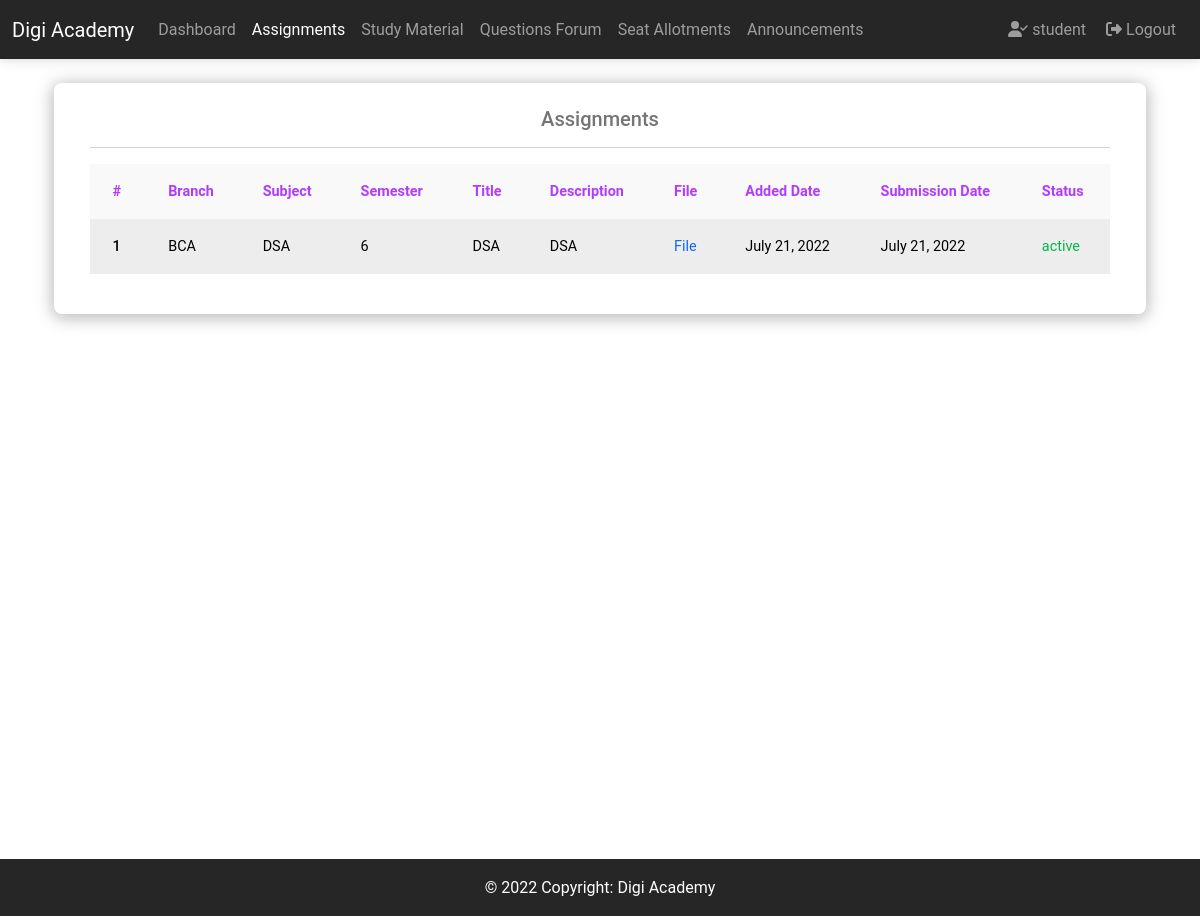
Page /sta/s/assignments/ (signed in) on the committed database.
### custom_auth_app/models.py (models this page shows, shortened)
class User(AbstractUser):
    is_teacher = models.BooleanField(_('is_teacher'), default=False)
    is_student = models.BooleanField(_('is_student'), default=False)

### sta/models.py (models this page shows, shortened)
class Assignment(models.Model):
    ASSIGNMENT_STATUS = (
        ('active', 'Active'),
        ('inactive', 'Inactive'),
    )
    teacher = models.ForeignKey(
        User, on_delete=models.CASCADE, related_name='assignments')
    branch = models.CharField(max_length=100)
    semester = models.CharField(max_length=100)
    subject = models.CharField(max_length=100)
    assignment_name = models.CharField(max_length=100)
    assignment_description = models.TextField()
    assignment_file = models.FileField(upload_to=get_upload_to, blank=True, null=True)
    assignment_date = models.DateTimeField(auto_now_add=True)
    assignment_deadline = models.DateTimeField()
    assignment_status = models.CharField(
        max_length=100, choices=ASSIGNMENT_STATUS)
    class Meta:
        ordering = ['-assignment_date']
        verbose_name = 'Assignment'
        verbose_name_plural = 'Assignments'

### sta/views.py (the view)
# urls.py: path('s/assignments/', views.stu_assignments, name='stu_assignments'),
@student_required
def stu_assignments(request):
    user = request.user
    student = Student.objects.get(user=user)
    assignments = Assignment.objects.filter(semester__icontains=student.semester)
    context = {
        'title': 'Student Assignments',
        'navbar_active': 'StuAssignments',
        'assignments': assignments,
    }
    return render(request, 'sta/stu_assignments.html', context)

### sta/templates/sta/stu_assignments.html (shortened to what this page needs)
{% extends "base.html" %}
{% block navbar %}
    {% include "components/navbar.html" %}
{% endblock navbar %}
{% block content %}
    <div class="container height-adjustment">
        <div class="row p-4">
            <div class="card shadow-custom">
                <div class="card-body">
                    <h5 class="text-center text-muted">Assignments</h5>
                    <hr>
                    <div class="table-responsive">
                        <table class="table table-striped table-hover table-borderless table-light border-warning">
                            <thead>
                            <tr class="text-secondary ">
                                <th scope="col" class="fw-bold">#</th>
                                <th scope="col" class="fw-bold">Branch</th>
                                <th scope="col" class="fw-bold">Subject</th>
                                <th scope="col" class="fw-bold">Semester</th>
                                <th scope="col" class="fw-bold">Title</th>
                                <th scope="col" class="fw-bold">Description</th>
                                <th scope="col" class="fw-bold">File</th>
                                <th scope="col" class="fw-bold">Added Date</th>
                                <th scope="col" class="fw-bold">Submission Date</th>
                                <th scope="col" class="fw-bold">Status</th>
                            </tr>
                            </thead>
                            <tbody>
                            {% for a in assignments %}
                                <tr>
                                    <th scope="row">{{ forloop.counter }}</th>
                                    <td>{{ a.branch }}</td>
                                    <td>{{ a.subject }}</td>
                                    <td>{{ a.semester }}</td>
                                    <td>{{ a.assignment_name }}</td>
                                    <td>{{ a.assignment_description }}</td>
                                    <td><a href="{{ a.assignment_file.url }}" target="_blank">File</a></td>
                                    <td>{{ a.assignment_date|date }}</td>
                                    <td>{{ a.assignment_deadline|date }}</td>
                                    <td class="{% if a.assignment_status == 'Active' %}text-success{% else %}text-success{% endif %}">{{ a.assignment_status }}</td>
                                </tr>
                            {% empty %}
                                <tr>
                                    <td colspan="10" class="text-center">No Assignments</td>
                                </tr>
                            {% endfor %}
                            </tbody>
                        </table>
                    </div>
                </div>
            </div>
        </div>
    </div>
{% endblock content %}
{% block footer %}
    {% include "components/footer.html" %}
{% endblock footer %}

### templates/components/navbar.html (shortened to what this page needs)
<nav class="navbar navbar-expand-lg bg-dark navbar-dark ">
    <div class="container-fluid">
        <a class="navbar-brand" href="#">Digi Academy</a>
        <div class="collapse navbar-collapse" id="navbarSupportedContent">
            {% if user.is_authenticated and user.is_student %}
                <ul class="navbar-nav me-auto mb-2 mb-lg-0">
                    <li class="nav-item">
                        <a class="nav-link {% if navbar_active == 'student_dashboard' %}active{% endif %}"
                           href="{% url 'sta:student_dashboard' %}">Dashboard</a>
                    </li>
                    <li class="nav-item">
                        <a class="nav-link {% if navbar_active == 'StuAssignments' %}active{% endif %}"
                           href="{% url 'sta:stu_assignments' %}">Assignments</a>
                    </li>
                    <li class="nav-item">
                        <a class="nav-link {% if navbar_active == 'StuStudyMaterial' %}active{% endif %}"
                           href="{% url 'sta:stu_study_material' %}">Study Material</a>
                    </li>
                    <li class="nav-item">
                        <a class="nav-link {% if navbar_active == 'StuQuestionsForum' %}active{% endif %}"
                           href="{% url 'sta:stu_question_forum' %}">Questions Forum</a>
                    </li>
                    <li class="nav-item">
                        <a class="nav-link {% if navbar_active == 'SeatAllotments' %}active{% endif %}"
                           href="{% url 'sta:seat_allotment' %}">Seat Allotments</a>
                    </li>
                    <li class="nav-item">
                        <a class="nav-link {% if navbar_active == 'StuAnnouncements' %}active{% endif %}"
                           href="{% url 'sta:stu_announcements' %}">Announcements</a>
                    </li>
                </ul>
                <ul class="navbar-nav d-flex flex-row me-1">
                    <li class="nav-item me-3 me-lg-0">
                        <a class="nav-link" href="#"><i class="fa-solid fa-user-check mx-1"></i>{{ request.user.username }}</a>
                    </li>
                    <li class="nav-item me-3 me-lg-0">
                        <a class="nav-link" href="{% url 'custom_auth_app:logout' %}"><i class="fa-solid fa-right-from-bracket mx-1"></i>Logout</a>
                    </li>
                </ul>
            {% endif %}
        </div>
    </div>
</nav>

### static/css/styles.css (style rules this page uses)
.shadow-custom { box-shadow: 0 2px 20px 0 rgba(0, 0, 0, .25), 0 3px 10px 5px rgba(0, 0, 0, 0.05) !important; }

### sta/templates/sta/stu_assignments.html (style rules this page uses)
.height-adjustment { min-height: 100vh; }

### rows in the picture
User: user.username "student"
Assignment: branch "BCA", subject "DSA", semester "6", assignment_name "DSA", assignment_description "DSA", assignment_date "July 21, 2022", assignment_deadline "July 21, 2022", assignment_status "active"
